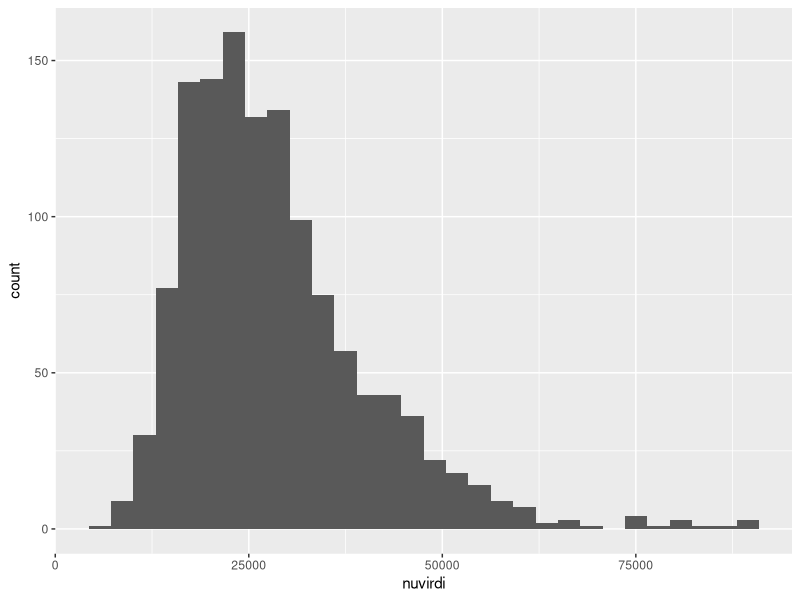
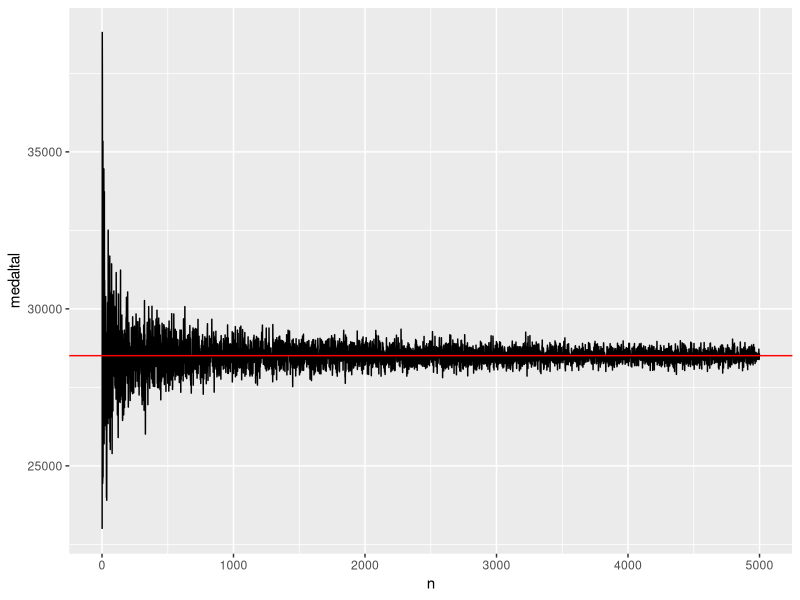
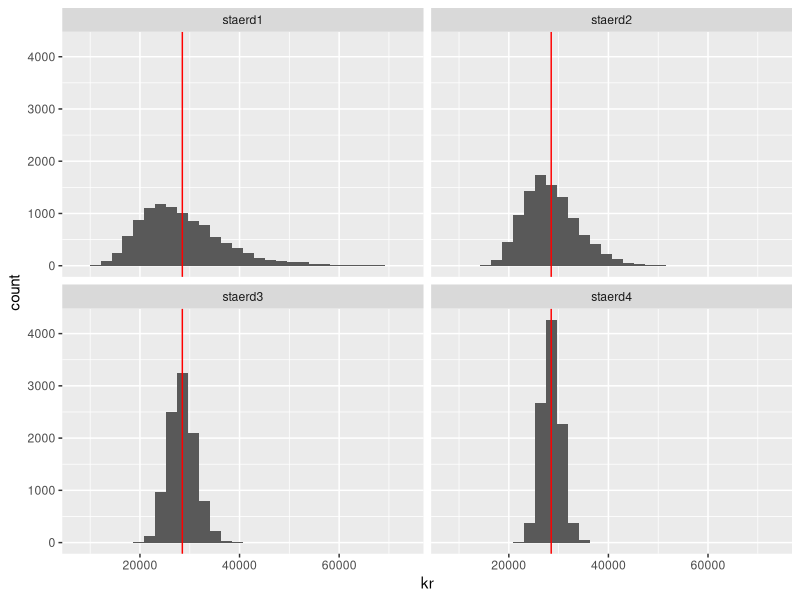

Reproduce these figures in R, in order.
## ---- chunk 1
knitr::opts_chunk$set(echo = TRUE)
library(tidyverse)
  library(readr)
  library(dplyr)
  library(ggplot2)
## ---- chunk 2
at <- read.csv("husnaedi.csv", header= TRUE, sep =";")
glimpse(at)
## ---- chunk 3
set.seed(1608)
(hverfi<-sample(c(20,90,100),1))
## ---- chunk 4
at <- filter(at, at$matssvaedi== hverfi)
glimpse(at)
## ---- chunk 5
b <- ggplot(at, aes(nuvirdi)) + geom_histogram()
b
## ---- chunk 6
m = mean(at$nuvirdi)
s = sd(at$nuvirdi)

print("Meðaltal verðs á íbúðunum (reiknað með mean falli) er:")
print(m)
print("og dreifni (reiknað með standard deviation falli) er:")
print(s)
## ---- chunk 7
n=1:5000
medaltal=sapply(n,function(x) {mean(sample(at$nuvirdi, x ,replace=TRUE))})
b <- tibble(n, medaltal) %>% ggplot(aes(x=n, y=medaltal)) + geom_line()
b + geom_hline(yintercept = m, color = "red")

## ---- chunk 8
staerd1 <- replicate(10000, mean(sample(at$nuvirdi, size = 2, replace = TRUE)))
staerd2 <- replicate(10000, mean(sample(at$nuvirdi, size = 5, replace = TRUE)))
staerd3 <- replicate(10000, mean(sample(at$nuvirdi, size = 20, replace = TRUE)))
staerd4 <- replicate(10000, mean(sample(at$nuvirdi, size = 40, replace = TRUE)))
## ---- chunk 9
tib <- tibble(staerd1, staerd2, staerd3, staerd4)
tib2 <- tib %>% pivot_longer(cols = starts_with('s'), names_to = "Stærðir", values_to = "kr")
tib2
## ---- chunk 10
b <- ggplot(tib2, aes(kr)) + geom_histogram()
b <- b + facet_wrap(vars(Stærðir))
b + geom_vline(xintercept = m, color = "red")
